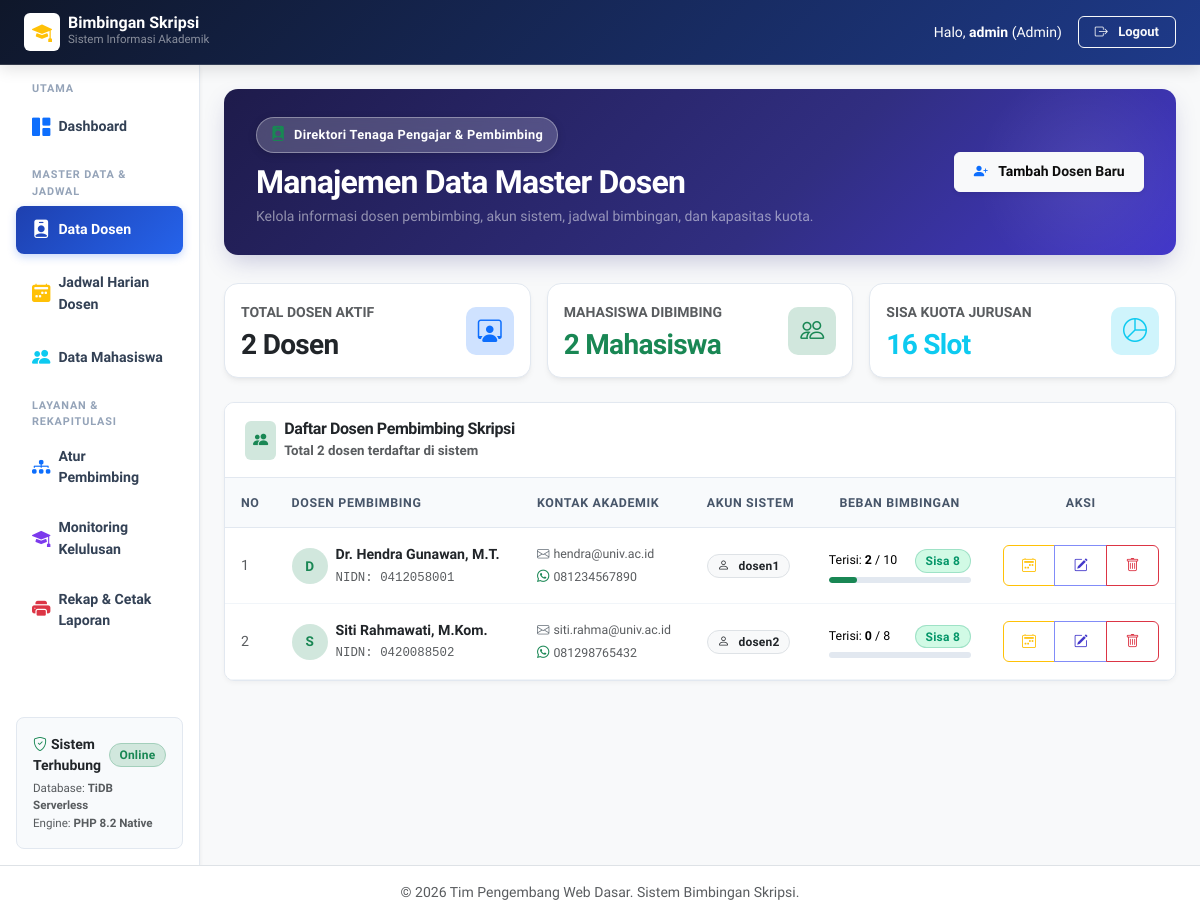
/admin/data_dosen.php (signed in), run on an earlier commit of the app's database.
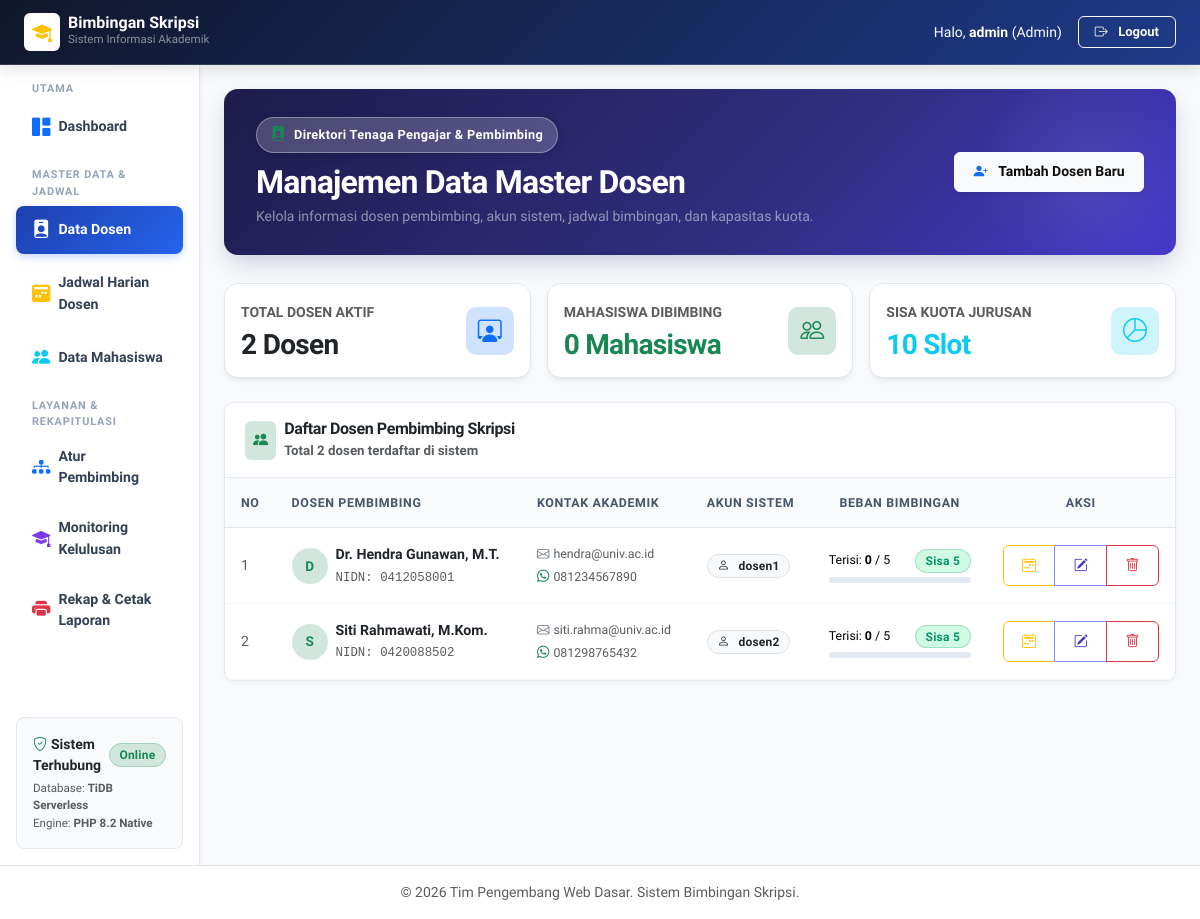
And on a later commit of the database.
### tables this page shows
CREATE TABLE IF NOT EXISTS dosen (
    id INT AUTO_INCREMENT PRIMARY KEY,
    user_id INT NOT NULL,
    nidn VARCHAR(20) NOT NULL UNIQUE,
    nama_dosen VARCHAR(100) NOT NULL,
    email VARCHAR(100) NOT NULL,
    no_whatsapp VARCHAR(20),
    foto_profil VARCHAR(255) DEFAULT 'default.png',
    kuota_bimbingan INT DEFAULT 5,
    created_at TIMESTAMP DEFAULT CURRENT_TIMESTAMP,
    FOREIGN KEY (user_id) REFERENCES users(id) ON DELETE CASCADE
);

CREATE TABLE IF NOT EXISTS users (
    id INT AUTO_INCREMENT PRIMARY KEY,
    username VARCHAR(50) NOT NULL UNIQUE,
    password VARCHAR(255) NOT NULL,
    role ENUM('admin', 'dosen', 'mahasiswa') NOT NULL,
    created_at TIMESTAMP DEFAULT CURRENT_TIMESTAMP
);

### admin/data_dosen.php (the view, shortened to what the changed rows need)
<?php
require_once '../config/database.php';
$query = "
    SELECT
        d.*,
        u.username,
        COUNT(m.id) AS total_mahasiswa
    FROM dosen d
    INNER JOIN users u ON d.user_id = u.id
    LEFT JOIN mahasiswa m ON d.id = m.dosen_pembimbing_id
    GROUP BY d.id, u.username
    ORDER BY d.nama_dosen ASC
";
$dosen_list = $pdo->query($query)->fetchAll();
$total_kapasitas = 0;
$total_terisi = 0;
foreach ($dosen_list as $row) {
    $total_kapasitas += (int)$row['kuota_bimbingan'];
    $total_terisi += (int)$row['total_mahasiswa'];
}
$total_sisa = $total_kapasitas - $total_terisi;
require_once '../templates/header.php';
require_once '../templates/sidebar_admin.php';
?>
<div class="hero-banner d-flex flex-column flex-md-row justify-content-between align-items-md-center gap-3">
    <div>
        <h2 class="fw-bold text-white mb-1">Manajemen Data Master Dosen</h2>
    </div>
</div>
<div class="row g-3 mb-4">
    <div class="col-md-4">
        <div class="metric-card p-3">
            <div class="d-flex justify-content-between align-items-center">
                <div>
                    <span class="small text-muted fw-bold text-uppercase">Mahasiswa Dibimbing</span>
                    <h3 class="fw-bold text-success mb-0 mt-1"><?= $total_terisi; ?> Mahasiswa</h3>
                </div>
            </div>
        </div>
    </div>
    <div class="col-md-4">
        <div class="metric-card p-3">
            <div class="d-flex justify-content-between align-items-center">
                <div>
                    <span class="small text-muted fw-bold text-uppercase">Sisa Kuota Jurusan</span>
                    <h3 class="fw-bold text-info mb-0 mt-1"><?= $total_sisa; ?> Slot</h3>
                </div>
            </div>
        </div>
    </div>
</div>
<div class="card shadow-sm border-0">
    <div class="card-body p-0">
        <div class="table-responsive">
            <table class="table table-hover align-middle mb-0">
                <thead class="table-light">
                    <tr>
                        <th class="ps-3" style="width: 50px;">No</th>
                        <th>Dosen Pembimbing</th>
                        <th>Kontak Akademik</th>
                        <th>Akun Sistem</th>
                        <th class="text-center" style="min-width: 170px;">Beban Bimbingan</th>
                        <th class="text-center" style="width: 180px;">Aksi</th>
                    </tr>
                </thead>
                <tbody>
                    <?php if (empty($dosen_list)): ?>
                        <tr>
                            <td colspan="6" class="text-center text-muted py-5">
                                <i class="bi bi-person-x fs-2 d-block text-secondary mb-2"></i>
                                Belum ada data dosen tersimpan.
                            </td>
                        </tr>
                    <?php else: ?>
                        <?php
                        $no = 1;
                        foreach ($dosen_list as $row):
                            $bimbingan = (int)$row['total_mahasiswa'];
                            $kuota     = (int)$row['kuota_bimbingan'];
                            $sisa      = $kuota - $bimbingan;
                            $persen    = $kuota > 0 ? min(100, round(($bimbingan / $kuota) * 100)) : 0;
                            $initial   = strtoupper(substr($row['nama_dosen'], 0, 1));
                        ?>
                            <tr>
                                <td class="ps-3 text-muted"><?= $no++; ?></td>
                                <td>
                                    <div class="d-flex align-items-center gap-2">
                                        <div class="avatar-initial bg-success-subtle text-success">
                                            <?= $initial; ?>
                                        </div>
                                        <div>
                                            <div class="fw-bold text-dark"><?= htmlspecialchars($row['nama_dosen']); ?></div>
                                            <span class="font-monospace text-muted small">NIDN: <?= htmlspecialchars($row['nidn']); ?></span>
                                        </div>
                                    </div>
                                </td>
                                <td>
                                    <div class="small text-muted">
                                        <div><i class="bi bi-envelope text-secondary me-1"></i><?= htmlspecialchars($row['email']); ?></div>
                                        <?php if (!empty($row['no_whatsapp'])): ?>
                                            <div class="mt-1"><i class="bi bi-whatsapp text-success me-1"></i><?= htmlspecialchars($row['no_whatsapp']); ?></div>
                                        <?php endif; ?>
                                    </div>
                                </td>
                                <td>
                                    <span class="badge bg-light text-dark border">
                                        <i class="bi bi-person me-1"></i><?= htmlspecialchars($row['username']); ?>
                                    </span>
                                </td>
                                <td>
                                    <div class="d-flex justify-content-between align-items-center small mb-1">
                                        <span>Terisi: <strong><?= $bimbingan; ?></strong> / <?= $kuota; ?></span>
                                        <span class="badge <?= ($sisa > 0) ? 'bg-success' : 'bg-danger'; ?>">
                                            <?= ($sisa > 0) ? "Sisa {$sisa}" : 'Penuh'; ?>
                                        </span>
                                    </div>
                                    <div class="progress" style="height: 6px;">
                                        <div class="progress-bar <?= ($persen >= 100) ? 'bg-danger' : (($persen >= 75) ? 'bg-warning' : 'bg-success'); ?>"
                                             role="progressbar" style="width: <?= $persen; ?>%"></div>
                                    </div>
                                </td>
                                <td class="text-center">
                                    <div class="btn-group btn-group-sm">
                                        <a href="jadwal_dosen.php?dosen_id=<?= $row['id']; ?>" class="btn btn-outline-warning" title="Atur Jadwal Bimbingan">
                                            <i class="bi bi-calendar2-week"></i>
                                        </a>
                                        <button type="button" class="btn btn-outline-primary btn-edit"
                                                data-bs-toggle="modal"
                                                data-bs-target="#modalEditDosen"
                                                data-id="<?= $row['id']; ?>"
                                                data-userid="<?= $row['user_id']; ?>"
                                                data-nidn="<?= htmlspecialchars($row['nidn']); ?>"
                                                data-nama="<?= htmlspecialchars($row['nama_dosen']); ?>"
                                                data-email="<?= htmlspecialchars($row['email']); ?>"
                                                data-wa="<?= htmlspecialchars($row['no_whatsapp']); ?>"
                                                data-kuota="<?= $row['kuota_bimbingan']; ?>"
                                                data-username="<?= htmlspecialchars($row['username']); ?>"
                                                title="Edit Dosen">
                                            <i class="bi bi-pencil-square"></i>
                                        </button>
                                        <button type="button" class="btn btn-outline-danger btn-delete"
                                                data-bs-toggle="modal"
                                                data-bs-target="#modalHapusDosen"
                                                data-userid="<?= $row['user_id']; ?>"
                                                data-nama="<?= htmlspecialchars($row['nama_dosen']); ?>"
                                                title="Hapus Dosen">
                                            <i class="bi bi-trash"></i>
                                        </button>
                                    </div>
                                </td>
                            </tr>
                        <?php endforeach; ?>
                    <?php endif; ?>
                </tbody>
            </table>
        </div>
    </div>
</div>
<?php
require_once '../templates/footer.php';
?>

What changed in the data, as far as the page shows it:
changed dosen "Dr. Hendra Gunawan, M.T.": bimbingan "2" → "0"; kuota_bimbingan "10" → "5"; kuota_bimbingan "8" → "5"
changed dosen "Siti Rahmawati, M.Kom.": kuota_bimbingan "8" → "5"
Also different on the page:
$total_terisi: "2" → "0"
$total_sisa: "16" → "10"
